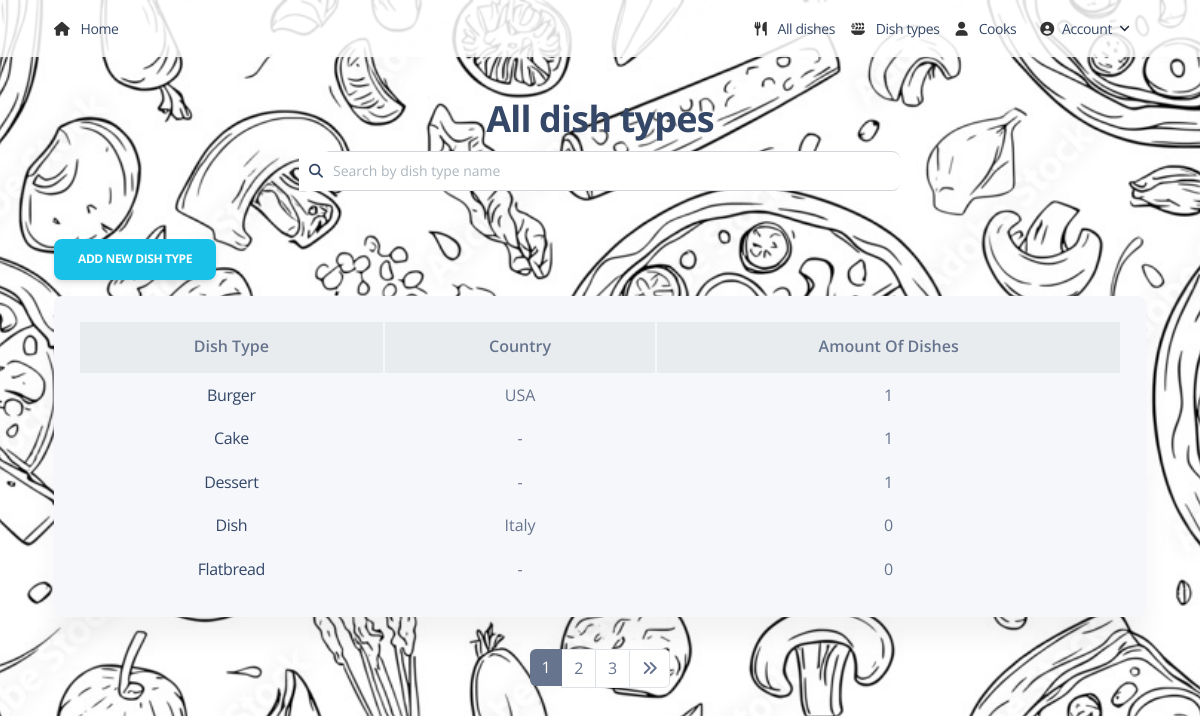
Screenshot of /dish-types/ (signed in) with the database file from the repository.
### kitchen/models.py (models this page shows, shortened)
class DishType(models.Model):
    name = models.CharField(max_length=69, unique=True)
    country = models.CharField(max_length=69, unique=False, blank=True, default="-")
    class Meta:
        ordering = ["name"]

### kitchen/views.py (the view)
# urls.py: path("dish-types/", DishTypeListView.as_view(), name="dish-type-list"),
class DishTypeListView(LoginRequiredMixin, generic.ListView):
    model = DishType
    context_object_name = "dish_type_list"
    template_name = "kitchen/dish_type_list.html"
    paginate_by = 5
    def get_context_data(self, **kwargs):
        context = super(DishTypeListView, self).get_context_data(**kwargs)
        name = self.request.GET.get("name", "")
        context["search_form"] = DishTypeNameSearchForm(
            initial={"name": name}
        )
        return context
    def get_queryset(self):
        queryset = super().get_queryset()
        form = DishTypeNameSearchForm(self.request.GET)
        if form.is_valid():
            queryset = queryset.filter(
                name__icontains=form.cleaned_data["name"]
            )
            return queryset

### kitchen/forms.py
class DishTypeNameSearchForm(forms.Form):
    name = forms.CharField(
        max_length=55,
        required=False,
        label="",
        widget=forms.TextInput(attrs={"placeholder": "Search by dish type name"}),
    )

### kitchen/templatetags/query_transform.py (called while the page is built)
@register.simple_tag
def query_transform(request, **kwargs):
    updated = request.GET.copy()
    for key, value in kwargs.items():
        if value is not None:
            updated[key] = value
        else:
            updated.pop(key, 0)
    return updated. urlencode()

### templates/kitchen/dish_type_list.html (shortened to what this page needs)
{% extends "base.html" %}
{% load static %}
{% block content %}
<div class="container mt-5">
  <h2 class="text-center mt-7 text-black">All dish types</h2>
  <form method="get" action="" class="form-inline mb-5">
    <div class="input-group" style="max-width: 600px; margin: auto;">
      <input type="search" class="form-control text-black"
             placeholder="Search by dish type name" aria-label="Search"
             aria-describedby="search-addon" name="name"
             value="{{ request.GET.name|default:'' }}"
             style="padding-left: 30px;">
      <button class="input-group-text border-0" id="search-addon" type="submit">
        <i class="fas fa-search"></i>
      </button>
    </div>
  </form>
  <a href="{% url 'kitchen:dish-type-create' %}" class="btn btn-info mb-3">
    Add new dish type
  </a>
  {% if object_list %}
  <div class="card shadow-2-strong" style="background-color: #f5f7fa; border-radius: 0.5rem;">
    <div class="card-body">
      <div class="table-responsive">
        <table class="table table-borderless mb-0 text-center align-middle">
          <thead class="bg-light">
            <tr>
              <th>Dish type</th>
              <th>Country</th>
              <th>Amount of dishes</th>
            </tr>
          </thead>
          <tbody class="table">
            {% for dish_type in object_list %}
            <tr>
              <td>
                <a href="{% url 'kitchen:dish-type-detail' dish_type.pk %}">{{ dish_type.name }}</a>
              </td>
              <td>{{ dish_type.country }}</td>
              <td>{{ dish_type.dish_set.count }}</td>
            </tr>
            {% endfor %}
          </tbody>
        </table>
      </div>
    </div>
  </div>
  {% else %}
  <p>Dish type not found.</p>
  {% endif %}
</div>
{% endblock %}

### rows the page displays
DishType: name "Burger", country "USA", dish_set.count "1"
DishType: name "Cake", country "-", dish_set.count "1"
DishType: name "Dessert", country "-", dish_set.count "1"
DishType: name "Dish", country "Italy", dish_set.count "0"
DishType: name "Flatbread", country "-", dish_set.count "0"

### other values shown
{{ num }} "1"
{{ num }} "2" "3"
